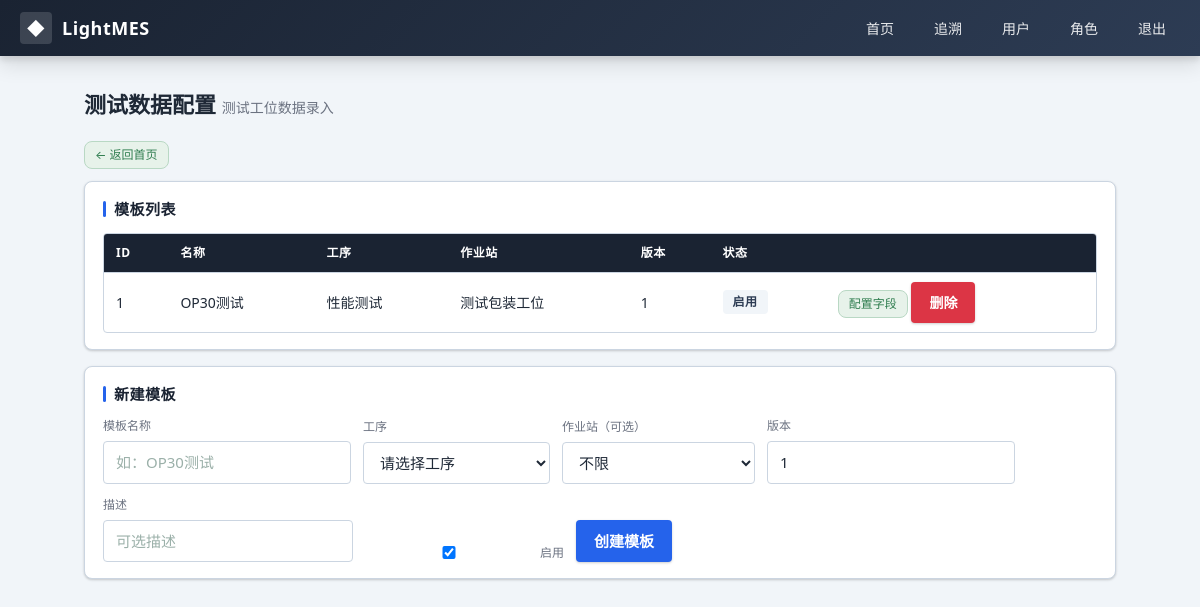
/quality/test-data (signed in), run on the app's committed database.
### src/lightmes/modules/production/models.py (models this page shows)
class TestDataTemplate(Base, TimestampMixin):
    __tablename__ = "test_data_templates"
    id: Mapped[int] = mapped_column(primary_key=True)
    operation_id: Mapped[int] = mapped_column(ForeignKey("operations.id"), index=True)
    work_station_id: Mapped[int | None] = mapped_column(ForeignKey("work_stations.id"), default=None, index=True)
    name: Mapped[str] = mapped_column()
    description: Mapped[str | None] = mapped_column(default=None)
    is_enabled: Mapped[bool] = mapped_column(default=True)
    version: Mapped[str] = mapped_column(default="1")

### src/lightmes/modules/masterdata/models.py (models this page shows)
class Operation(Base, TimestampMixin):
    __tablename__ = "operations"
    __table_args__ = (
        UniqueConstraint("routing_id", "seq", name="uq_operation_routing_seq"),
        UniqueConstraint("routing_id", "code", name="uq_operation_routing_code"),
    )
    id: Mapped[int] = mapped_column(primary_key=True)
    routing_id: Mapped[int] = mapped_column(ForeignKey("routings.id"))
    seq: Mapped[int] = mapped_column()
    code: Mapped[str] = mapped_column()
    name: Mapped[str] = mapped_column()
    default_work_station_id: Mapped[int] = mapped_column(
        ForeignKey("work_stations.id")
    )
    is_mandatory: Mapped[bool] = mapped_column(default=True)
    required_skill_id: Mapped[int | None] = mapped_column(
        ForeignKey("skill.id"), default=None)
    required_level: Mapped[int | None] = mapped_column(default=None)
    sop_id: Mapped[int | None] = mapped_column(default=None)
    sop_text: Mapped[str | None] = mapped_column(default=None)
    sop_url: Mapped[str | None] = mapped_column(default=None)
    panels: Mapped[dict | None] = mapped_column(JSON, default=None)

class WorkStation(Base, TimestampMixin):
    __tablename__ = "work_stations"
    __table_args__ = (
        UniqueConstraint("line_id", "seq", name="uq_work_station_line_seq"),
    )
    id: Mapped[int] = mapped_column(primary_key=True)
    code: Mapped[str] = mapped_column(unique=True, index=True)
    name: Mapped[str] = mapped_column()
    line_id: Mapped[int] = mapped_column(ForeignKey("lines.id"))
    seq: Mapped[int] = mapped_column()
    description: Mapped[str | None] = mapped_column(default=None)
    is_active: Mapped[bool] = mapped_column(default=True)

### src/lightmes/modules/quality/router.py (the view)
@router.get("/quality/test-data", response_class=HTMLResponse)
def test_data_list(request: Request, db: Session = Depends(get_db)) -> HTMLResponse:
    if (r := _login_guard(request, db)): return r
    templates_list = db.execute(
        select(TestDataTemplate).order_by(TestDataTemplate.id)
    ).scalars().all()
    operations = db.execute(select(Operation)).scalars().all()
    workstations = db.execute(select(WorkStation)).scalars().all()
    op_map = {op.id: op for op in operations}
    ws_map = {ws.id: ws for ws in workstations}
    return templates.TemplateResponse(
        request, "quality/test_data_list.html",
        {"templates": templates_list, "operations": operations, "workstations": workstations,
         "op_map": op_map, "ws_map": ws_map}
    )

### src/lightmes/templates/quality/test_data_list.html (shortened to what this page needs)
{% extends "base.html" %}
{% block content %}
<h1 class="page-title">测试数据配置 <small>测试工位数据录入</small></h1>
<div class="page-header-links">
  <a href="/" class="btn-secondary btn-sm">← 返回首页</a>
</div>
<div class="card">
  <div class="card__title">模板列表</div>
  {% if templates %}
  <table class="data-table">
    <thead>
      <tr>
        <th>ID</th>
        <th>名称</th>
        <th>工序</th>
        <th>作业站</th>
        <th>版本</th>
        <th>状态</th>
        <th></th>
      </tr>
    </thead>
    <tbody>
      {% for tpl in templates %}
      <tr>
        <td>{{ tpl.id }}</td>
        <td>{{ tpl.name }}</td>
        <td>{{ op_map[tpl.operation_id].name if tpl.operation_id in op_map else '-' }}</td>
        <td>{{ ws_map[tpl.work_station_id].name if tpl.work_station_id and tpl.work_station_id in ws_map else '不限' }}</td>
        <td>{{ tpl.version }}</td>
        <td>{% if tpl.is_enabled %}<span class="badge">启用</span>{% else %}<span class="badge--warn">停用</span>{% endif %}</td>
        <td>
          <a href="/quality/test-data/{{ tpl.id }}" class="btn-secondary btn-sm">配置字段</a>
          <form method="post" action="/quality/test-data/{{ tpl.id }}/delete" style="display: inline;" onsubmit="return confirm('确认删除此模板吗？');">
            <button type="submit" class="btn btn-sm" style="background: #dc3545; color: white;">删除</button>
          </form>
        </td>
      </tr>
      {% endfor %}
    </tbody>
  </table>
  {% else %}
  <p class="nav-card__desc">暂无测试数据模板</p>
  {% endif %}
</div>
<div class="card">
  <div class="card__title">新建模板</div>
  <form class="form-row" hx-post="/quality/test-data" hx-target="body" style="flex-wrap: wrap; align-items: flex-end; gap: 12px;">
    <div class="field" style="min-width: 180px;">
      <label>模板名称</label>
      <input type="text" name="name" required placeholder="如：OP30测试">
    </div>
    <div class="field" style="min-width: 180px;">
      <label>工序</label>
      <select name="operation_id" required>
        <option value="">请选择工序</option>
      </select>
    </div>
    <div class="field" style="min-width: 180px;">
      <label>作业站（可选）</label>
      <select name="work_station_id">
        <option value="">不限</option>
      </select>
    </div>
    <div class="field" style="min-width: 100px;">
      <label>版本</label>
      <input type="text" name="version" value="1">
    </div>
    <div class="field" style="min-width: 250px;">
      <label>描述</label>
      <input type="text" name="description" placeholder="可选描述">
    </div>
    <div class="field" style="min-width: 120px; display: flex; flex-direction: column; gap: 4px;">
      <label>&nbsp;</label>
      <div style="display: flex; gap: 8px; align-items: center;">
        <input type="checkbox" id="e1" name="is_enabled" checked>
        <label for="e1" style="font-size: 12px;">启用</label>
      </div>
    </div>
    <button type="submit">创建模板</button>
  </form>
</div>
{% endblock %}

### src/lightmes/static/css/app.css (style rules this page uses)
:root { --indigo-900: #1a2332; --indigo-800: #243044; --indigo-700: #2d3c54; --indigo-600: #364a66; --indigo-500: #3f5878; --blue-600: #2563eb; --blue-700: #1d4ed8; --ink: #1f2937; --ink-soft: #6b7280; --line: #cbd5e1; --bg: #f1f5f9; --surface: #ffffff; --danger: #dc2626; --danger-bg:#fee2e2; --ok: #059669; --ok-bg: #dcfce7; --warning: #d97706; --warning-bg:#fef3c7; --shadow-1: 0 1px 3px rgba(0,0,0,.12), 0 1px 2px rgba(0,0,0,.08); --shadow-2: 0 4px 6px rgba(0,0,0,.10), 0 10px 20px rgba(0,0,0,.10); --radius: 8px; --radius-sm:4px; }
* { box-sizing: border-box; }
html, body { margin: 0; padding: 0; background: var(--bg); color: var(--ink); font-family: "Segoe UI", "Microsoft YaHei", system-ui, -apple-system, sans-serif; font-size: 15px; line-height: 1.5; }
.page-title { font-size: 22px; font-weight: 700; margin: 4px 0 20px; color: var(--ink); }
.page-title small { font-weight: 400; color: var(--ink-soft); font-size: 14px; }
.page-header-links { display: flex; gap: 10px; margin-bottom: 12px; align-items: center; }
.card { background: var(--surface); border-radius: var(--radius); box-shadow: var(--shadow-1); padding: 16px 18px; margin-bottom: 16px; border: 1px solid var(--line); }
.card__title { font-size: 15px; font-weight: 700; margin: 0 0 12px; color: var(--indigo-900); display: flex; align-items: center; gap: 8px; text-transform: uppercase; letter-spacing: .5px; }
.card__title::before { content: ""; width: 3px; height: 16px; border-radius: 2px; background: var(--blue-600); }
.form-row { display: flex; flex-wrap: wrap; gap: 12px; align-items: flex-end; }
.field { display: flex; flex-direction: column; gap: 6px; }
.field label { font-size: 12px; color: var(--ink-soft); font-weight: 500; }
input, select { font: inherit; color: var(--ink); padding: 9px 12px; border: 1px solid var(--line); border-radius: var(--radius-sm); background: #fff; outline: none; transition: border-color .12s, box-shadow .12s; min-width: 160px; }
input::placeholder { color: #9bb0a9; }
.btn, button[type="submit"], button { font: inherit; font-weight: 700; cursor: pointer; border: none; border-radius: var(--radius-sm); padding: 10px 18px; background: var(--blue-600); color: #fff; box-shadow: var(--shadow-1); transition: background .12s, box-shadow .12s, transform .06s; }
.data-table { width: 100%; border-collapse: separate; border-spacing: 0; font-size: 14px; overflow: hidden; border-radius: var(--radius-sm); border: 1px solid var(--line); }
.data-table thead th { background: var(--indigo-900); color: #fff; font-weight: 700; text-align: left; padding: 10px 12px; border-bottom: 1px solid var(--line); white-space: nowrap; text-transform: uppercase; letter-spacing: .5px; font-size: 12px; }
.data-table tbody td { padding: 9px 12px; border-bottom: 1px solid var(--line); }
.data-table tbody tr:last-child td { border-bottom: none; }
.badge { display: inline-block; padding: 3px 10px; border-radius: 4px; font-size: 12px; font-weight: 700; background: var(--bg); color: var(--indigo-700); text-transform: uppercase; letter-spacing: .5px; }
.btn-secondary { background: #e7f2ea; color: #2f7d4f; border: 1px solid #b9d8c4; padding: 8px 14px; border-radius: 8px; display: inline-block; text-decoration: none; cursor: pointer; }
.btn-sm { padding: 4px 10px; font-size: 12px; }

### data on the page
TestDataTemplate: id "1", name "OP30测试", version "1", is_enabled "启用"
Operation: name "性能测试"
WorkStation: name "测试包装工位"
